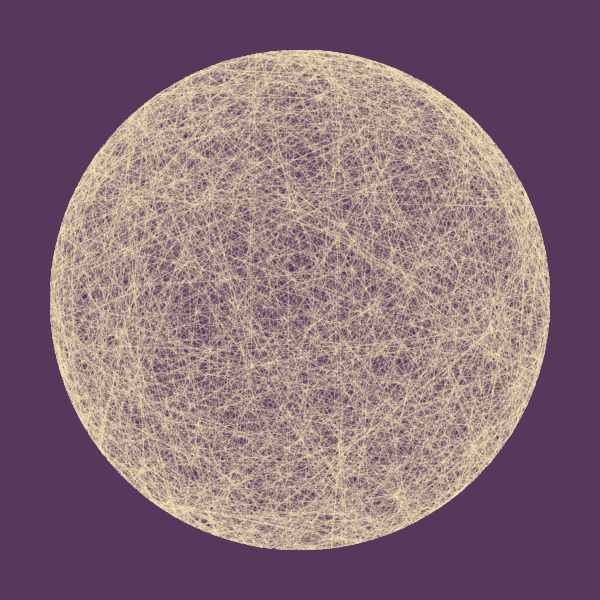
Frame 1 (no input)
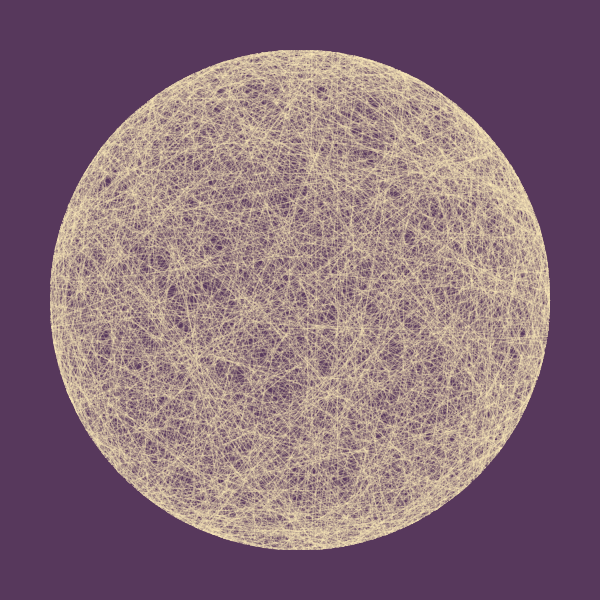
Frame 2 (the mouse pressed at the canvas centre, redrawn once)

The Processing sketch that drew these frames (run headless with seeded random() and noise(); the mouse was pressed at the canvas centre and the sketch redrawn once):

// Processing sketch: processing_180401
// ── processing_180401.pde

void setup () {
  size (600, 600);
  smooth();
  noLoop();
}

void draw () {

  background (#57385c);
  stroke(#ffedbc, 60);

  foo5(width/2, height/2, 250, 2000);
}

void foo5(float centerX, float centerY, float radius, int num) {
  int i = 0;
  while
    (i < num) {
    float angle1 = random (0, TWO_PI);
    float x1 = centerX + cos(angle1) * radius;
    float y1 = centerY + sin(angle1) * radius;
    float angle2 = random(0, TWO_PI);
    float x2 = centerX + cos(angle2) * radius;
    float y2 = centerY + sin(angle2) * radius;
    line(x1, y1, x2, y2);
    i = i + 1;
  }
}

void mousePressed() {
  redraw();
}
